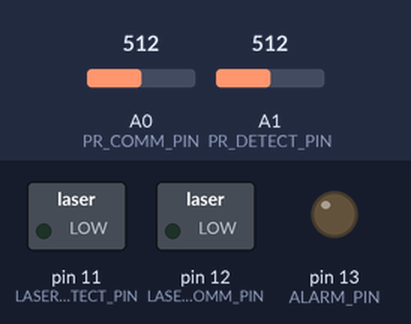
The sketch below on a simulated Arduino Uno, built with avr-gcc and run on an emulated ATmega328P. Parts: switched loads named in the sketch (green lamp = pin HIGH), output pins drawn as LEDs (lit = HIGH). Inputs (shaded band) come from the test bench; at power-on: A0 (PR_COMM_PIN) = 512, A1 (PR_DETECT_PIN) = 512. What the sketch prints to the serial monitor is not drawn.

Above: at 0.1 s.
Timing chart, 0 to 1.6 s (numbered marks = the images above):
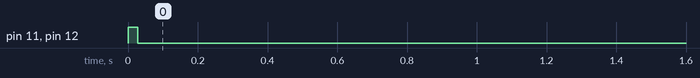

Measured:
- by itself, pin 11 (LASER_DETECT_PIN), pin 12 (LASER_COMM_PIN): HIGH → LOW at 0.03 s

The sketch:

final.ino
```cpp
#define DEBUG
#define LASER_DETECT_PIN 11
#define LASER_COMM_PIN 12
#define PR_DETECT_PIN A1
#define PR_COMM_PIN A0
#define THRESHOLD 50
#define ALARM_PIN 13 //currently choose build in
#define RESETPULSES 20 // press reset: FORCE eject D=0.8 pulse for "cancel alarm" message


#define RES 16
#define PR0MAX 0
#define D1 3
#define PR1MAX 5
#define D2 7
#define PR2MAX 9
#define D3 11
#define PR3MAX 12
#define DRESET 14

#define Tpulse 30


int buff=0;
int val_comm_0=0,val_comm_1=0,val_detect_0=0,val_detect_1=0;
unsigned long Dout = 0;
unsigned long D[5]={D1,D2,D3,RES,DRESET};
unsigned long T = Tpulse;
unsigned long t,t0;
unsigned long readcount = 0;
int pulses_detect = 0;
int pulses_comm = 0;
bool laserstate = 0;
bool PRstate_comm = 0;
bool PRstate_detect = 0;
bool alarmstate = false;

void setup() {
  // put your setup code here, to run once:
  pinMode(LASER_DETECT_PIN, OUTPUT);
  pinMode(LASER_COMM_PIN, OUTPUT);
  pinMode(ALARM_PIN, OUTPUT);
  pinMode(PR_DETECT_PIN,INPUT);
  pinMode(PR_COMM_PIN,INPUT);
#ifdef DEBUG
  Serial.begin(500000);
  Serial.setTimeout(1);
  Serial.println("Set D & f(T) of light pulse, PR sample rate is 10%(by default).");
  Serial.println("EX: D(0,10) T(10up ms).");
#endif
  unsigned long t0 = millis();
  Dout=D[4];     //initially eject reset signal
  readcount=0;

  t = millis();
  for(int ireset=0;ireset<RESETPULSES;++ireset){
    t0=millis();
    if((t-t0)*RES >= Dout*T) {if(laserstate==HIGH){digitalWrite(LASER_DETECT_PIN,LOW) ;digitalWrite(LASER_COMM_PIN,LOW) ;laserstate=LOW;}}
    else                     {if(laserstate==LOW) {digitalWrite(LASER_DETECT_PIN,HIGH);digitalWrite(LASER_COMM_PIN,HIGH);laserstate=HIGH;}}
  }
}


void loop() {
 /*                           // serial input for debug con
 if(Serial.available()){
  if(Serial.peek()!='\n'){
  //buff = Serial.parseInt(); //Serial.print(F("BUFF"));Serial.println(buff);
  //D = (buff>RES?RES:buff);
  buff = Serial.parseInt();
  T = buff;
  }
  else
  Serial.read();
 }*/
 t = millis();
 digitalWrite(ALARM_PIN,alarmstate);

     // LASER PULSE
 if((t-t0)*RES >= Dout*T) {if(laserstate==HIGH){digitalWrite(LASER_DETECT_PIN,LOW);digitalWrite(LASER_COMM_PIN,LOW);laserstate=LOW;}}//Serial.print(F("D"));Serial.println(D);}}
 else                {if(laserstate==LOW){digitalWrite(LASER_DETECT_PIN,HIGH);digitalWrite(LASER_COMM_PIN,HIGH);laserstate=HIGH;}}

     // READ 10 times in T
 if((t-t0)*RES > readcount*T){
  readcount = readcount+1;
  if(readcount==RES) {
#ifdef DEBUG
    Serial.print("\n");
    Serial.print("D1=");
    Serial.print(pulses_detect);
    Serial.print(" D2=");
    Serial.println(pulses_comm);
    Serial.print("Set level to:");
#endif
    if(pulses_detect == PR0MAX){                                // index 0
      Dout=D[0]; alarmstate=true;
#ifdef DEBUG
      Serial.print(D[0]);
#endif
      }
    else if(pulses_detect <= PR1MAX || pulses_comm <= PR1MAX){   // index 1
      Dout=D[1]; alarmstate=true;
#ifdef DEBUG
      Serial.print(D[1]);
#endif
      }
    else if(pulses_detect <= PR2MAX || pulses_comm <= PR2MAX){   // index 2
      Dout=D[2]; alarmstate=true;
#ifdef DEBUG
      Serial.print(D[2]);
#endif
      }
    else if(pulses_detect <= PR3MAX || pulses_comm <= PR3MAX){   // index 2
      Dout=D[3]; alarmstate=true;
#ifdef DEBUG
      Serial.print(D[3]);
#endif
      }
    else if(pulses_detect == RES && pulses_comm == RES){         // normal
      Dout = D[3];
#ifdef DEBUG
      Serial.print(D[3]);
#endif
      }
    else if(alarmstate == true){                          // RESET ALARM(alarmed device): pass the reset signal
      Dout = D[4]; alarmstate = false;
#ifdef DEBUG
      Serial.print(D[4]);
#endif
      }
    else{                                                 // RESET ALARM(normal device): do nothing
      Dout = D[3];
#ifdef DEBUG
      Serial.print(D[3]);
#endif
      }
    /*Serial.print(" D");
    Serial.print(D);
    Serial.print(" T");
    Serial.println(T);*/
    readcount=0;
    pulses_detect=0;
    pulses_comm=0;
    t0=millis();
    }
  /*Serial.print("n");
  Serial.print(readcount);
  Serial.print(" PR");
  Serial.print(digitalRead(PRPIN));
  Serial.print(" d");
  Serial.println(detected);*/
  val_detect_1 = analogRead(PR_DETECT_PIN);
  if(val_detect_1 - val_detect_0 > THRESHOLD) PRstate_detect = true;
  else if(val_detect_0 - val_detect_1 > THRESHOLD) PRstate_detect = false;
  val_detect_0 = val_detect_1;

  val_comm_1 = analogRead(PR_COMM_PIN);
  if(val_comm_1 - val_comm_0 > THRESHOLD) PRstate_comm = true;
  else if(val_comm_0 - val_comm_1 > THRESHOLD) PRstate_comm = false;
  val_comm_0 = val_comm_1;

  pulses_detect = pulses_detect + PRstate_detect;
  pulses_comm = pulses_comm+ PRstate_comm;
 }
}
```
